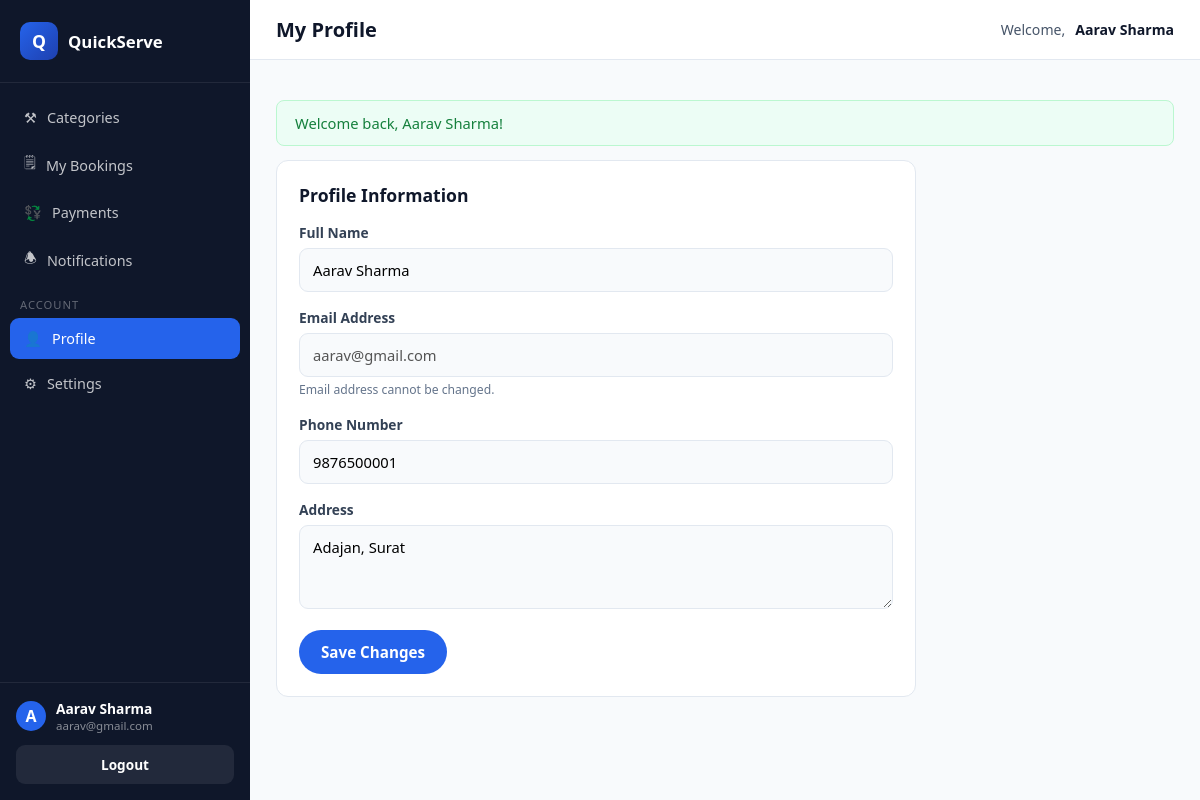
Page /customer/profile.php (signed in) on the committed database.
### tables this page shows
CREATE TABLE `customers` (
  `id` int(11) NOT NULL,
  `full_name` varchar(100) NOT NULL,
  `email` varchar(150) NOT NULL,
  `password` varchar(255) NOT NULL,
  `phone` varchar(15) DEFAULT NULL,
  `address` varchar(255) DEFAULT NULL,
  `profile_image` varchar(255) DEFAULT NULL,
  `status` tinyint(1) DEFAULT 1,
  `created_at` datetime DEFAULT NULL,
  `updated_at` datetime DEFAULT NULL
);

### customer/profile.php (the view, shortened to what this page needs)
<?php
require_once __DIR__ . '/../includes/functions.php';
$customerId = $_SESSION['customer_id'];
$stmt = $pdo->prepare("SELECT * FROM customers WHERE id = ?");
$stmt->execute([$customerId]);
$customer = $stmt->fetch();
require __DIR__ . '/../includes/dash_shell_top.php';
?>
<div class="card" style="max-width:640px;">
  <div class="card-header"><h2>Profile Information</h2></div>
  <form method="POST" action="">
    <div class="form-group">
      <label>Full Name</label>
      <input type="text" name="fullName" value="<?php echo e($customer['full_name']); ?>" required>
    </div>
    <div class="form-group">
      <label>Email Address</label>
      <input type="email" value="<?php echo e($customer['email']); ?>" disabled>
      <span class="form-help">Email address cannot be changed.</span>
    </div>
    <div class="form-group">
      <label>Phone Number</label>
      <input type="text" name="phone" value="<?php echo e($customer['phone']); ?>" required>
    </div>
    <div class="form-group">
      <label>Address</label>
      <textarea name="address" rows="3"><?php echo e($customer['address']); ?></textarea>
    </div>
    <button type="submit" class="btn btn-primary">Save Changes</button>
  </form>
</div>
<?php require __DIR__ . '/../includes/dash_shell_bottom.php'; ?>

### assets/css/style.css (style rules this page uses)
:root { --primary: #2563eb; --primary-dark: #1d4ed8; --primary-darker: #1e40af; --primary-light: #dbeafe; --primary-lighter: #eff6ff; --accent: #60a5fa; --success: #16a34a; --danger: #dc2626; --warning: #d97706; --slate-900: #0f172a; --slate-700: #334155; --slate-600: #475569; --slate-500: #64748b; --slate-400: #94a3b8; --slate-300: #cbd5e1; --slate-200: #e2e8f0; --slate-100: #f1f5f9; --slate-50: #f8fafc; --white: #ffffff; --radius: 12px; --radius-sm: 8px; --shadow: 0 4px 20px rgba(15, 23, 42, 0.08); --shadow-lg: 0 12px 36px rgba(15, 23, 42, 0.14); --font: 'Segoe UI', Roboto, Helvetica, Arial, sans-serif; }
* { box-sizing: border-box; }
html, body { margin: 0; padding: 0; font-family: var(--font); color: var(--slate-900); background: var(--slate-50); scroll-behavior: smooth; }
button { font-family: inherit; cursor: pointer; }
input, select, textarea { font-family: inherit; }
.btn { display: inline-flex; align-items: center; justify-content: center; gap: 8px; padding: 12px 22px; border-radius: 999px; border: none; font-weight: 600; font-size: 0.95rem; cursor: pointer; transition: all 0.2s ease; }
.btn-primary { background: var(--primary); color: #fff; }
.form-group { margin-bottom: 16px; }
.form-group label { display: block; font-weight: 600; font-size: 0.86rem; margin-bottom: 6px; color: var(--slate-700); }
.form-group input, .form-group select, .form-group textarea { width: 100%; padding: 11px 13px; border-radius: 9px; border: 1.5px solid var(--slate-200); font-size: 0.92rem; background: var(--slate-50); }
.form-help { font-size: 0.76rem; color: var(--slate-500); margin-top: 4px; }
.card { background: #fff; border-radius: var(--radius); border: 1px solid var(--slate-200); padding: 22px; margin-bottom: 22px; }
.card-header { display: flex; align-items: center; justify-content: space-between; margin-bottom: 16px; }
.card-header h2 { font-size: 1.1rem; margin: 0; }

### rows in the picture
customers: fullName "Aarav Sharma", email "aarav@gmail.com", phone "9876500001", address "Adajan, Surat"

### other values in the picture
$item['icon'] "⚒"
$item['label'] "Categories"
$item['icon'] "🗒"
$item['label'] "My Bookings"
$item['icon'] "💱"
$item['label'] "Payments"
$item['icon'] "🕭"
$item['label'] "Notifications"
$item['divider'] "ACCOUNT"
$item['label'] "Profile"
$item['icon'] "⚙"
$item['label'] "Settings"
substr($dashUserName, 0, 1) "A"
$dashUserName "Aarav Sharma"
$dashUserSub "aarav@gmail.com"
